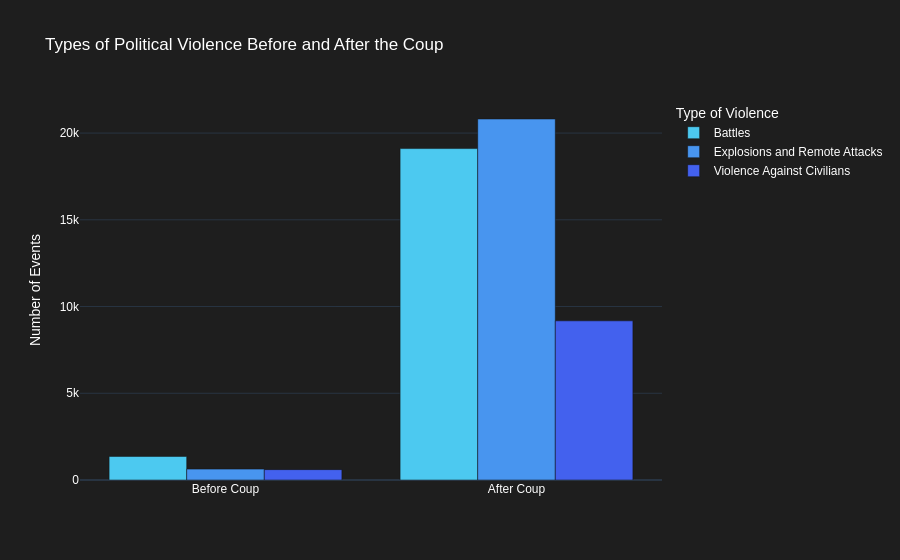

Write notebook code for a chart like this one.
### Markdown cell above
## 3. Types of Violence

Cleans and standardizes event type and period labels for consistency.

Groups data by period and event type to count the number of events in each category.

Creates a grouped bar chart to compare types of violence before and after the coup.

Applies a dark theme and custom colors to clearly highlight differences in conflict composition.

### Code cell
df['event_type'] = df['event_type'].replace({
    'Explosions/Remote violence': 'Explosions and Remote Attacks',
    'Explosions & Remote Attacks': 'Explosions and Remote Attacks',
    'Violence against civilians': 'Violence Against Civilians'
})

df['period'] = df['period'].replace({
    'pre_coup': 'Before Coup',
    'post_coup': 'After Coup'
})

event_types = df.groupby(['period', 'event_type']).size().reset_index(name='Events')

fig = px.bar(
    event_types,
    x='period',
    y='Events',
    color='event_type',
    barmode='group',
    title='Types of Political Violence Before and After the Coup',
    labels={
        'period': '',
        'event_type': 'Type of Violence',
        'Events': 'Number of Events'
    },
    color_discrete_sequence=['#4cc9f0', '#4895ef', '#4361ee']
)

fig.update_traces(
    hovertemplate='<b>%{x}</b><br>%{fullData.name}: %{y}<extra></extra>'
)

fig.update_layout(
    template='plotly_dark',
    plot_bgcolor='#1e1e1e',
    paper_bgcolor='#1e1e1e',
    font=dict(family='Helvetica', color='white'),
    legend_title_text='Type of Violence',
    xaxis_title='',
    yaxis_title='Number of Events',
    xaxis=dict(
        categoryorder='array',
        categoryarray=['Before Coup', 'After Coup']
    )
)

fig.show()

### Figure 1 — Plotly figure (JSON) as saved in the notebook; plotly's stock layout.template omitted (floating-point values rounded to 4 significant figures)
{"data": [{"alignmentgroup": "True", "hovertemplate": "<b>%{x}</b><br>%{fullData.name}: %{y}<extra></extra>", "legendgroup": "Battles", "marker": {"color": "#4cc9f0", "pattern": {"shape": ""}}, "name": "Battles", "offsetgroup": "Battles", "orientation": "v", "showlegend": true, "textposition": "auto", "type": "bar", "x": ["After Coup", "Before Coup"], "xaxis": "x", "y": [19106, 1360], "yaxis": "y"}, {"alignmentgroup": "True", "hovertemplate": "<b>%{x}</b><br>%{fullData.name}: %{y}<extra></extra>", "legendgroup": "Explosions and Remote Attacks", "marker": {"color": "#4895ef", "pattern": {"shape": ""}}, "name": "Explosions and Remote Attacks", "offsetgroup": "Explosions and Remote Attacks", "orientation": "v", "showlegend": true, "textposition": "auto", "type": "bar", "x": ["After Coup", "Before Coup"], "xaxis": "x", "y": [20811, 628], "yaxis": "y"}, {"alignmentgroup": "True", "hovertemplate": "<b>%{x}</b><br>%{fullData.name}: %{y}<extra></extra>", "legendgroup": "Violence Against Civilians", "marker": {"color": "#4361ee", "pattern": {"shape": ""}}, "name": "Violence Against Civilians", "offsetgroup": "Violence Against Civilians", "orientation": "v", "showlegend": true, "textposition": "auto", "type": "bar", "x": ["After Coup", "Before Coup"], "xaxis": "x", "y": [9175, 597], "yaxis": "y"}], "layout": {"barmode": "group", "font": {"color": "white", "family": "Helvetica"}, "legend": {"title": {"text": "Type of Violence"}, "tracegroupgap": 0}, "paper_bgcolor": "#1e1e1e", "plot_bgcolor": "#1e1e1e", "title": {"text": "Types of Political Violence Before and After the Coup"}, "xaxis": {"anchor": "y", "categoryarray": ["Before Coup", "After Coup"], "categoryorder": "array", "domain": [0, 1], "title": {"text": ""}}, "yaxis": {"anchor": "x", "domain": [0, 1], "title": {"text": "Number of Events"}}}}
